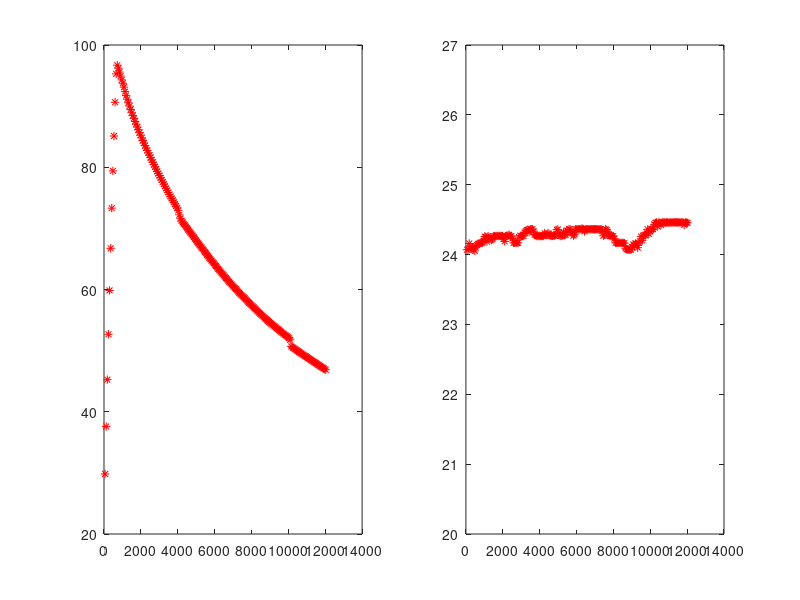

The MATLAB source for this figure:
clear all
close all

%2L, pump off while cooling
fid = fopen('dataex4.txt')
data = fscanf(fid, '%f');
fclose(fid);

time = data(1:3:length(data))/1000;
analog1 = data(2:3:length(data));
analog2 = data(3:3:length(data));

R = (2250600./analog1) - 2200;
Rlog = log(R);
R2 = (2250600./analog2) - 2200;
Rlog2 = log(R2);

a = 1.675091827e-3;
b = 1.857536553e-4;
c = 5.373169834e-7;
TEMP = (1./(a + b.*Rlog + c.*(Rlog.^3)))-273.15;
TEMP2 = (1./(a + b.*Rlog2 + c.*(Rlog2.^3)))-273.15;

figure, subplot(1,2,1);
plot(time, TEMP, '*r');
hold on
subplot(1,2,2);
plot(time, TEMP2, '*r');
ylim([20,27])